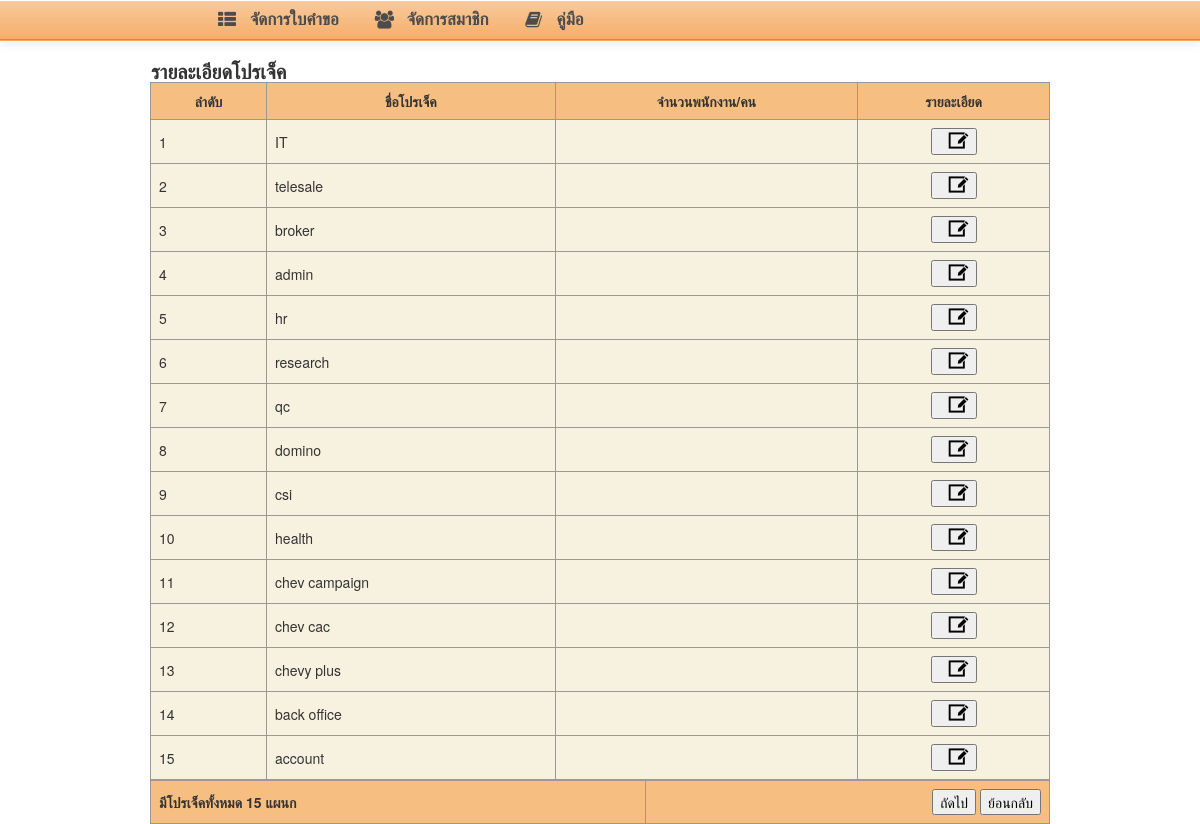
Page /Administration/allproject.php on the committed database.
### tables this page shows
CREATE TABLE `department` (
  `departmentid` varchar(3) NOT NULL,
  `departmentname` varchar(45) DEFAULT NULL,
  PRIMARY KEY (`departmentid`),
  UNIQUE KEY `departmentid_UNIQUE` (`departmentid`)
);

### Administration/allproject.php (the view, shortened to what this page needs)
<!DOCTYPE html>
<html>
<head>
    <link href="../css/bootstrap.css" rel="stylesheet">
    <link rel="stylesheet" type="text/css" href="../css/table.css">
    <link rel="stylesheet" type="text/css" href="../admin-ui/flaticon.css">
</head>
<body>
<link rel="stylesheet" type="text/css" href="menu_files/swimbi.css"/>
<div class="navbar navbar-inverse navbar-fixed-top">
      <div class="navbar-inner">
        <div class="container-fluid">
          <link rel="stylesheet" type="text/css" href="Administration/menu_files/swimbi.css"/>
<div id="swimbi">
    <ul>
        <li id="lifirst"><a data-icon="&#xF00B;" href="http://">จัดการใบคำขอ</a>
        </li>
        <li><a data-icon="&#xF0C0;" href="#">จัดการสมาชิก</a>
        </li>
        <li id="lilast"><a data-icon="&#xF02D;" href="http://">คู่มือ</a>
        </li>
    </ul>
</div>
<p class="navbar-text pull-right">
            </p>
        </div>
      </div>
    </div>
<br><br><br>
      <table width="900px" align="center" border="0">
      <tr>
      <td style="font-size:20px"><strong>รายละเอียดโปรเจ็ค</strong></td>
      </tr>
      </table>
      <table width="900px" class="imagetable" align="center" border="1px">
          <tr>
          <th>ลำดับ</th>
          <th>ชื่อโปรเจ็ค</th>
          <th>จำนวนพนักงาน/คน</th>
          <th>รายละเอียด</th>
        </tr>
        <?php
        $sql="select*from department";
          $query = mysql_query($sql);
          $i=0;
          $n=1;
        while($result = mysql_fetch_array($query)){
          $depname=$result["departmentname"];
          $i++;
        ?>
        <td><?php echo $n++; ?></td>
        <td><?php echo $depname; ?></td>
        <td></td>
        <td align="center">
            <a href=""><button><i class="flaticon-write19"></i></button></a>
        </td>
         <?php } ?>
     </table>
    <table class="imagetable" width="900" align="center">
    <th align="left">มีโปรเจ็คทั้งหมด <?php echo $i; ?> แผนก</th>
    <th align="right">
      <button>ถัดไป</button></td>
      <button>ย้อนกลับ</button></td>
    </th>
    </table>
</body>
</html>

### css/table.css (style rules this page uses)
table.imagetable th { background:#F7BE81; border-width: 1px; padding: 8px; border-style: solid; border-color: #999999; }
table.imagetable td { background:#F7F2E0; border-width: 1px; padding: 8px; border-style: solid; border-color: #999999; }

### Administration/menu_files/swimbi.css (style rules this page uses)
#swimbi { padding: 0px 0px 0px 0px; position: absolute; width: 85%; vertical-align: center; text-align: left; z-index: 9999; font-style: normal; font-variant: normal; font-weight: bold; left: 0px; }
#swimbi ul { float: left; padding: 0 0 0 200px; border-radius: 0px; box-shadow: 0px 1px 13px 0px rgba(255,255,255,0); margin: 0; width: 100%; text-align: none; list-style: none; position: relative; white-space: nowrap; display: inline-table; font-size: 0px; }
#swimbi a { font-family: Arial, Helvetica, sans-serif !important; }
#swimbi>ul>li { display: inline-block; vertical-align: top; font-size: 17px; position: relative; }
#swimbi ul li a { display: block; text-decoration: none; white-space: nowrap; }
#swimbi>ul>li>a { padding: 0px 18px; line-height: 40px; height: 40px; color: #4c4c4c; }
#swimbi ul>li>a:before, #swimbi>ul>li>a:after { color: #4c4c4c; font-family: FontAwesome; pointer-events: none; text-align: center; line-height: 40px; font-size: 18px; padding: 0 14px 0 0; font-style:normal; font-variant:normal; font-weight:normal; float:left; content:attr(data-icon); visibility:hidden; }
#swimbi>ul>li>a:after { visibility:visible; position:absolute; top:0; padding: 0; text-shadow: -1px -1px 0 rgba(255,255,255,0); left: 18px; transition: all .25s ease-out; transform: scale(4) translateX(15%) translateY(-7%);-webkit-transform: scale(4) translateX(15%) translateY(-7%);-ms-transform: scale(4) translateX(15%) translateY(-7%); opacity: 0; }
#swimbi>ul>li>a:before, #swimbi>ul>li>a:after { width: 18px; }
#swimbi>ul>li>a:before { color: #4c4c4c; visibility:visible; text-shadow: -1px -1px 0 rgba(255,255,255,0); }
.navbar-text { margin-bottom: 0; line-height: 40px; color: #777777; }
.navbar-inverse .navbar-text { color: #3F3F3F; }
p { margin: 0 0 10px; }

### rows in the picture
department: departmentname "IT"
department: departmentname "telesale"
department: departmentname "broker"
department: departmentname "admin"
department: departmentname "hr"
department: departmentname "research"
department: departmentname "qc"
department: departmentname "domino"
department: departmentname "csi"
department: departmentname "health"
department: departmentname "chev campaign"
department: departmentname "chev cac"
department: departmentname "chevy plus"
department: departmentname "back office"
department: departmentname "account"

### other values in the picture
$i "15"
